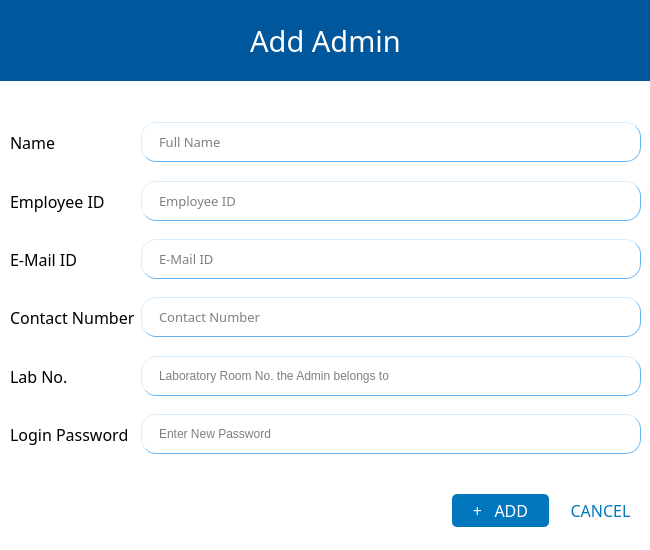
<?xml version="1.0" encoding="UTF-8"?>
<ui version="4.0">
 <class>add_admin</class>
 <widget class="QWidget" name="add_admin">
  <property name="geometry">
   <rect>
    <x>0</x>
    <y>0</y>
    <width>650</width>
    <height>550</height>
   </rect>
  </property>
  <property name="minimumSize">
   <size>
    <width>650</width>
    <height>550</height>
   </size>
  </property>
  <property name="maximumSize">
   <size>
    <width>650</width>
    <height>550</height>
   </size>
  </property>
  <property name="windowTitle">
   <string>Add Admin</string>
  </property>
  <widget class="QPushButton" name="confirmButton">
   <property name="enabled">
    <bool>true</bool>
   </property>
   <property name="geometry">
    <rect>
     <x>450</x>
     <y>490</y>
     <width>101</width>
     <height>41</height>
    </rect>
   </property>
   <property name="font">
    <font>
     <family>Slate For OnePlus Medium</family>
     <pointsize>-1</pointsize>
     <weight>7</weight>
     <italic>false</italic>
     <bold>false</bold>
    </font>
   </property>
   <property name="styleSheet">
    <string notr="true">#confirmButton{
	font: 57 8pt &quot;Slate For OnePlus Medium&quot;;
background-color:#0277BD;
    color: white;
    padding: 5px;
    text-align: center;
    font-size: 16px;
    margin: 4px 2px;
border-radius: 5px;
}
#confirmButton:hover{
background-color:#01579B;

}
#confirmButton:pressed{
background-color:#1A237E;
}</string>
   </property>
   <property name="text">
    <string>+   ADD</string>
   </property>
   <property name="shortcut">
    <string>Return</string>
   </property>
  </widget>
  <widget class="QPushButton" name="cancelButton">
   <property name="geometry">
    <rect>
     <x>550</x>
     <y>490</y>
     <width>101</width>
     <height>41</height>
    </rect>
   </property>
   <property name="font">
    <font>
     <family>Slate For OnePlus Medium</family>
     <pointsize>-1</pointsize>
     <weight>7</weight>
     <italic>false</italic>
     <bold>false</bold>
    </font>
   </property>
   <property name="styleSheet">
    <string notr="true">#cancelButton{
background-color:white;
color:#0277BD;
	font: 57 8pt &quot;Slate For OnePlus Medium&quot;;
    color: #0277BD;
    padding: 5px;
    text-align: center;
    font-size: 16px;
    margin: 0px;
border-radius: 0px;
}
#cancelButton:hover{
background-color:#01579B;
	font: 87 8pt &quot;Roboto Black&quot;;
    color: white;
    padding: 5px;
    text-align: center;
    font-size: 16px;
    margin: 4px 2px;
border-radius: 5px;
}
#cancelButton:pressed{
background-color:#1A237E;
}</string>
   </property>
   <property name="text">
    <string>CANCEL</string>
   </property>
   <property name="shortcut">
    <string>Esc</string>
   </property>
  </widget>
  <widget class="QWidget" name="formLayoutWidget">
   <property name="geometry">
    <rect>
     <x>10</x>
     <y>110</y>
     <width>631</width>
     <height>344</height>
    </rect>
   </property>
   <layout class="QFormLayout" name="formLayout">
    <property name="sizeConstraint">
     <enum>QLayout::SetDefaultConstraint</enum>
    </property>
    <item row="0" column="1">
     <spacer name="verticalSpacer_5">
      <property name="orientation">
       <enum>Qt::Vertical</enum>
      </property>
      <property name="sizeHint" stdset="0">
       <size>
        <width>20</width>
        <height>40</height>
       </size>
      </property>
     </spacer>
    </item>
    <item row="1" column="0">
     <widget class="QLabel" name="labelName">
      <property name="minimumSize">
       <size>
        <width>0</width>
        <height>40</height>
       </size>
      </property>
      <property name="font">
       <font>
        <family>Slate For OnePlus BK</family>
        <pointsize>12</pointsize>
        <weight>7</weight>
        <italic>false</italic>
        <bold>false</bold>
       </font>
      </property>
      <property name="styleSheet">
       <string notr="true">font: 57 12pt &quot;Slate For OnePlus BK&quot;;</string>
      </property>
      <property name="text">
       <string>Name</string>
      </property>
     </widget>
    </item>
    <item row="1" column="1">
     <widget class="QLineEdit" name="enterName">
      <property name="minimumSize">
       <size>
        <width>430</width>
        <height>40</height>
       </size>
      </property>
      <property name="font">
       <font>
        <family>Slate For OnePlus</family>
        <pointsize>10</pointsize>
        <weight>7</weight>
        <italic>false</italic>
        <bold>false</bold>
       </font>
      </property>
      <property name="styleSheet">
       <string notr="true">#enterName{
background-color: white;
border-color: #64B5F6;
border-style: outset;
border-width: 1px;
border-radius: 15px;
font: 57 10pt &quot;Slate For OnePlus&quot;;
padding: 6px;
padding-left: 15px;
}
#enterName:hover {
    border-style: inset;
}
#enterName:focus {
    background-color: #E3F2FD;
    border-style: inset;
}</string>
      </property>
      <property name="placeholderText">
       <string>Full Name</string>
      </property>
      <property name="clearButtonEnabled">
       <bool>true</bool>
      </property>
     </widget>
    </item>
    <item row="2" column="0">
     <spacer name="verticalSpacer">
      <property name="orientation">
       <enum>Qt::Vertical</enum>
      </property>
      <property name="sizeHint" stdset="0">
       <size>
        <width>20</width>
        <height>40</height>
       </size>
      </property>
     </spacer>
    </item>
    <item row="3" column="0">
     <widget class="QLabel" name="labelEid">
      <property name="minimumSize">
       <size>
        <width>0</width>
        <height>40</height>
       </size>
      </property>
      <property name="font">
       <font>
        <family>Slate For OnePlus BK</family>
        <pointsize>12</pointsize>
        <weight>7</weight>
        <italic>false</italic>
        <bold>false</bold>
       </font>
      </property>
      <property name="styleSheet">
       <string notr="true">font: 57 12pt &quot;Slate For OnePlus BK&quot;;</string>
      </property>
      <property name="text">
       <string>Employee ID</string>
      </property>
     </widget>
    </item>
    <item row="3" column="1">
     <widget class="QLineEdit" name="enterEid">
      <property name="minimumSize">
       <size>
        <width>430</width>
        <height>40</height>
       </size>
      </property>
      <property name="font">
       <font>
        <family>Slate For OnePlus</family>
        <pointsize>10</pointsize>
        <weight>7</weight>
        <italic>false</italic>
        <bold>false</bold>
       </font>
      </property>
      <property name="styleSheet">
       <string notr="true">#enterEid{
background-color: white;
border-color: #64B5F6;
border-style: outset;
border-width: 1px;
border-radius: 15px;
font: 57 10pt &quot;Slate For OnePlus&quot;;
padding: 6px;
padding-left: 15px;
}
#enterEid:hover {
    border-style: inset;
}
#enterEid:focus {
    background-color: #E3F2FD;
    border-style: inset;
}</string>
      </property>
      <property name="placeholderText">
       <string>Employee ID</string>
      </property>
      <property name="clearButtonEnabled">
       <bool>true</bool>
      </property>
     </widget>
    </item>
    <item row="4" column="0">
     <spacer name="verticalSpacer_2">
      <property name="orientation">
       <enum>Qt::Vertical</enum>
      </property>
      <property name="sizeHint" stdset="0">
       <size>
        <width>20</width>
        <height>40</height>
       </size>
      </property>
     </spacer>
    </item>
    <item row="5" column="0">
     <widget class="QLabel" name="labelEmail">
      <property name="minimumSize">
       <size>
        <width>0</width>
        <height>40</height>
       </size>
      </property>
      <property name="font">
       <font>
        <family>Slate For OnePlus BK</family>
        <pointsize>12</pointsize>
        <weight>7</weight>
        <italic>false</italic>
        <bold>false</bold>
       </font>
      </property>
      <property name="styleSheet">
       <string notr="true">font: 57 12pt &quot;Slate For OnePlus BK&quot;;</string>
      </property>
      <property name="text">
       <string>E-Mail ID</string>
      </property>
     </widget>
    </item>
    <item row="5" column="1">
     <widget class="QLineEdit" name="enterEmail">
      <property name="minimumSize">
       <size>
        <width>430</width>
        <height>40</height>
       </size>
      </property>
      <property name="font">
       <font>
        <family>Slate For OnePlus</family>
        <pointsize>10</pointsize>
        <weight>7</weight>
        <italic>false</italic>
        <bold>false</bold>
       </font>
      </property>
      <property name="styleSheet">
       <string notr="true">#enterEmail{
background-color: white;
border-color: #64B5F6;
border-style: outset;
border-width: 1px;
border-radius: 15px;
font: 57 10pt &quot;Slate For OnePlus&quot;;
padding: 6px;
padding-left: 15px;
}
#enterEmail:hover {
    border-style: inset;
}
#enterEmail:focus {
    background-color: #E3F2FD;
    border-style: inset;
}</string>
      </property>
      <property name="inputMethodHints">
       <set>Qt::ImhNone</set>
      </property>
      <property name="placeholderText">
       <string>E-Mail ID</string>
      </property>
      <property name="clearButtonEnabled">
       <bool>true</bool>
      </property>
     </widget>
    </item>
    <item row="6" column="0">
     <spacer name="verticalSpacer_3">
      <property name="orientation">
       <enum>Qt::Vertical</enum>
      </property>
      <property name="sizeHint" stdset="0">
       <size>
        <width>20</width>
        <height>40</height>
       </size>
      </property>
     </spacer>
    </item>
    <item row="7" column="0">
     <widget class="QLabel" name="labelContact">
      <property name="minimumSize">
       <size>
        <width>0</width>
        <height>40</height>
       </size>
      </property>
      <property name="font">
       <font>
        <family>Slate For OnePlus BK</family>
        <pointsize>12</pointsize>
        <weight>7</weight>
        <italic>false</italic>
        <bold>false</bold>
       </font>
      </property>
      <property name="styleSheet">
       <string notr="true">font: 57 12pt &quot;Slate For OnePlus BK&quot;;</string>
      </property>
      <property name="text">
       <string>Contact Number</string>
      </property>
     </widget>
    </item>
    <item row="7" column="1">
     <widget class="QLineEdit" name="enterContact">
      <property name="minimumSize">
       <size>
        <width>430</width>
        <height>40</height>
       </size>
      </property>
      <property name="font">
       <font>
        <family>Slate For OnePlus</family>
        <pointsize>10</pointsize>
        <weight>7</weight>
        <italic>false</italic>
        <bold>false</bold>
       </font>
      </property>
      <property name="styleSheet">
       <string notr="true">#enterContact{
background-color: white;
border-color: #64B5F6;
border-style: outset;
border-width: 1px;
border-radius: 15px;
font: 57 10pt &quot;Slate For OnePlus&quot;;
padding: 6px;
padding-left: 15px;
}
#enterContact:hover {
    border-style: inset;
}
#enterContact:focus {
    background-color: #E3F2FD;
    border-style: inset;
}</string>
      </property>
      <property name="inputMethodHints">
       <set>Qt::ImhNone</set>
      </property>
      <property name="placeholderText">
       <string>Contact Number</string>
      </property>
      <property name="clearButtonEnabled">
       <bool>true</bool>
      </property>
     </widget>
    </item>
    <item row="11" column="1">
     <widget class="QLineEdit" name="enterPass">
      <property name="minimumSize">
       <size>
        <width>0</width>
        <height>40</height>
       </size>
      </property>
      <property name="styleSheet">
       <string notr="true">#enterPass{
background-color: white;
border-color: #64B5F6;
border-style: outset;
border-width: 1px;
border-radius: 15px;
font: 57 10pt &quot;Slate For OnePlus&quot;;
padding: 6px;
padding-left: 15px;
}
#enterPass:hover {
    border-style: inset;
}
#enterPass:focus {
    background-color: #E3F2FD;
    border-style: inset;
}</string>
      </property>
      <property name="placeholderText">
       <string>Enter New Password</string>
      </property>
      <property name="clearButtonEnabled">
       <bool>true</bool>
      </property>
     </widget>
    </item>
    <item row="9" column="1">
     <widget class="QLineEdit" name="enterLab">
      <property name="minimumSize">
       <size>
        <width>0</width>
        <height>40</height>
       </size>
      </property>
      <property name="styleSheet">
       <string notr="true">#enterLab{
background-color: white;
border-color: #64B5F6;
border-style: outset;
border-width: 1px;
border-radius: 15px;
font: 57 10pt &quot;Slate For OnePlus&quot;;
padding: 6px;
padding-left: 15px;
}
#enterLab:hover {
    border-style: inset;
}
#enterLab:focus {
    background-color: #E3F2FD;
    border-style: inset;
}</string>
      </property>
      <property name="placeholderText">
       <string>Laboratory Room No. the Admin belongs to</string>
      </property>
      <property name="clearButtonEnabled">
       <bool>true</bool>
      </property>
     </widget>
    </item>
    <item row="11" column="0">
     <widget class="QLabel" name="labelPass">
      <property name="minimumSize">
       <size>
        <width>0</width>
        <height>40</height>
       </size>
      </property>
      <property name="font">
       <font>
        <family>Slate For OnePlus BK</family>
        <pointsize>12</pointsize>
        <weight>7</weight>
        <italic>false</italic>
        <bold>false</bold>
       </font>
      </property>
      <property name="styleSheet">
       <string notr="true">font: 57 12pt &quot;Slate For OnePlus BK&quot;;</string>
      </property>
      <property name="text">
       <string>Login Password</string>
      </property>
     </widget>
    </item>
    <item row="8" column="0">
     <spacer name="verticalSpacer_4">
      <property name="orientation">
       <enum>Qt::Vertical</enum>
      </property>
      <property name="sizeHint" stdset="0">
       <size>
        <width>20</width>
        <height>40</height>
       </size>
      </property>
     </spacer>
    </item>
    <item row="10" column="0">
     <spacer name="verticalSpacer_6">
      <property name="orientation">
       <enum>Qt::Vertical</enum>
      </property>
      <property name="sizeHint" stdset="0">
       <size>
        <width>20</width>
        <height>40</height>
       </size>
      </property>
     </spacer>
    </item>
    <item row="9" column="0">
     <widget class="QLabel" name="labelLab">
      <property name="minimumSize">
       <size>
        <width>0</width>
        <height>40</height>
       </size>
      </property>
      <property name="font">
       <font>
        <family>Slate For OnePlus BK</family>
        <pointsize>12</pointsize>
        <weight>7</weight>
        <italic>false</italic>
        <bold>false</bold>
       </font>
      </property>
      <property name="styleSheet">
       <string notr="true">font: 57 12pt &quot;Slate For OnePlus BK&quot;;</string>
      </property>
      <property name="text">
       <string>Lab No.</string>
      </property>
     </widget>
    </item>
   </layout>
  </widget>
  <widget class="QLabel" name="MAINLABEL">
   <property name="geometry">
    <rect>
     <x>0</x>
     <y>0</y>
     <width>651</width>
     <height>81</height>
    </rect>
   </property>
   <property name="font">
    <font>
     <family>Slate For OnePlus Medium</family>
     <pointsize>22</pointsize>
     <weight>7</weight>
     <italic>false</italic>
     <bold>false</bold>
    </font>
   </property>
   <property name="styleSheet">
    <string notr="true">font: 57 22pt &quot;Slate For OnePlus Medium&quot;;
color: #ffffff;
background-color:#01579B;</string>
   </property>
   <property name="text">
    <string>Add Admin</string>
   </property>
   <property name="alignment">
    <set>Qt::AlignCenter</set>
   </property>
  </widget>
  <widget class="QLabel" name="label_2">
   <property name="geometry">
    <rect>
     <x>-30</x>
     <y>80</y>
     <width>731</width>
     <height>551</height>
    </rect>
   </property>
   <property name="font">
    <font>
     <family>Slate For OnePlus</family>
    </font>
   </property>
   <property name="styleSheet">
    <string notr="true">background-color:#ffffff</string>
   </property>
   <property name="text">
    <string/>
   </property>
  </widget>
  <zorder>label_2</zorder>
  <zorder>cancelButton</zorder>
  <zorder>formLayoutWidget</zorder>
  <zorder>MAINLABEL</zorder>
  <zorder>confirmButton</zorder>
 </widget>
 <resources/>
 <connections/>
</ui>
